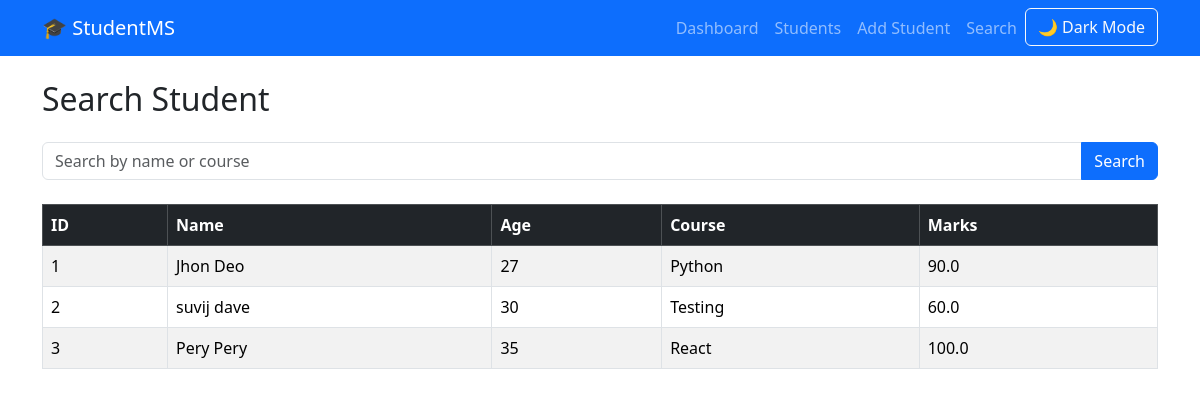
The app's page /search (signed in), older data.
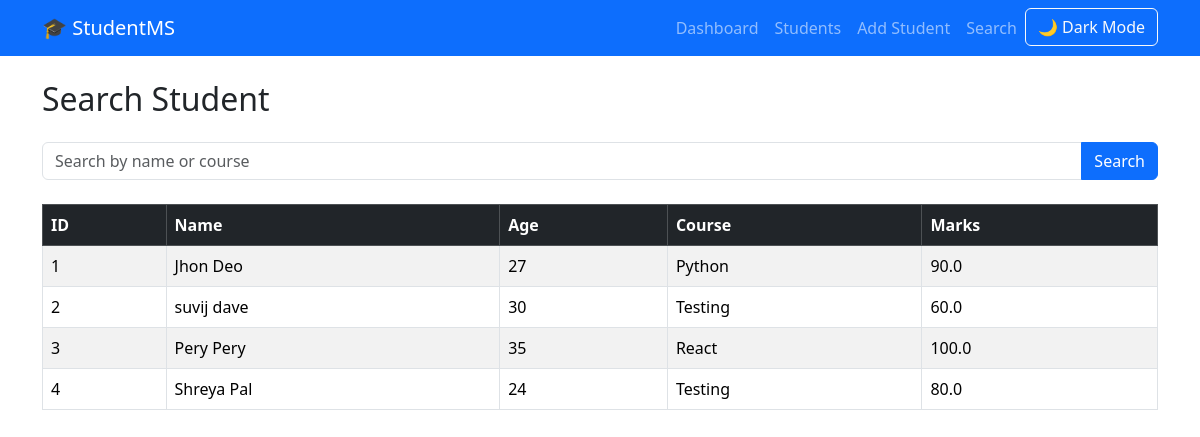
The same page, newer data.
### models/student.py (models this page shows, shortened)
class Student(db.Model):
    __tablename__ = "students"
    id = db.Column(db.Integer, primary_key=True)
    name = db.Column(db.String(100), nullable=False)
    age = db.Column(db.Integer, nullable=False)
    course = db.Column(db.String(100), nullable=False)
    marks = db.Column(db.Float, nullable=False)

### app.py (the view, shortened to what this page needs)
@app.route("/search", methods=["GET"])
@login_required
def search():
    keyword = request.args.get("keyword", "")
    students = Student.query.filter(
        or_(
            Student.name.ilike(f"%{keyword}%"),
            Student.course.ilike(f"%{keyword}%")
        )
    ).all()
    return render_template(
        "search.html",
        students=students,
        keyword=keyword
    )

### app.py (called while the page is built)
@login_manager.user_loader
def load_user(user_id):
    return Admin.query.get(int(user_id))

### templates/search.html (shortened to what this page needs)
{% extends "base.html" %}
{% block content %}
<h2 class="mb-4">Search Student</h2>
<form method="GET">
    <div class="input-group mb-4">
        <input
            type="text"
            name="keyword"
            class="form-control"
            placeholder="Search by name or course"
            value="{{ keyword }}">
        <button class="btn btn-primary">
            Search
        </button>
    </div>
</form>
<table class="table table-bordered table-striped">
    <thead class="table-dark">
        <tr>
            <th>ID</th>
            <th>Name</th>
            <th>Age</th>
            <th>Course</th>
            <th>Marks</th>
        </tr>
    </thead>
    <tbody>
    {% for student in students %}
        <tr>
            <td>{{ student.id }}</td>
            <td>{{ student.name }}</td>
            <td>{{ student.age }}</td>
            <td>{{ student.course }}</td>
            <td>{{ student.marks }}</td>
        </tr>
    {% else %}
        <tr>
            <td colspan="5" class="text-center">
                No students found.
            </td>
        </tr>
    {% endfor %}
    </tbody>
</table>
{% endblock %}

Row changes from the older to the newer data that the page shows:
added Student: id "4", name "Shreya Pal", age "24", course "Testing", marks "80.0"
